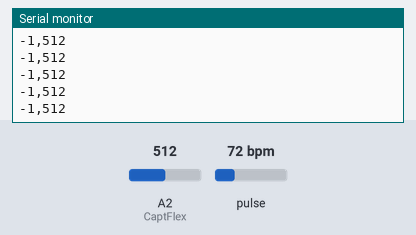
This program was run on a simulated Arduino Uno, built with avr-gcc and run on an emulated ATmega328P. Shown: the last lines printed to the serial monitor. Inputs (shaded band) come from the test bench; at power-on: pulse 72 bpm, A2 (CaptFlex) = 512.

Above: at 1.2 s.
1.3 s: pulse set to 70 bpm
2.8 s: A2 (CaptFlex) set to 716
At 2.86 s:
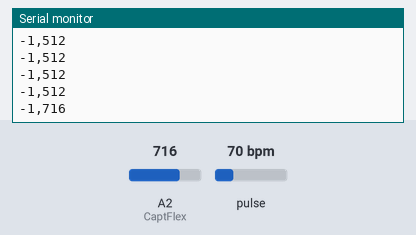
4.3 s: pulse set to 158 bpm
At 4.34 s:
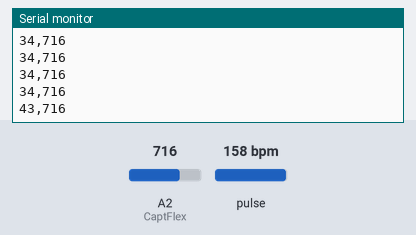
7.3 s: A2 (CaptFlex) set to 900
At 7.3 s:
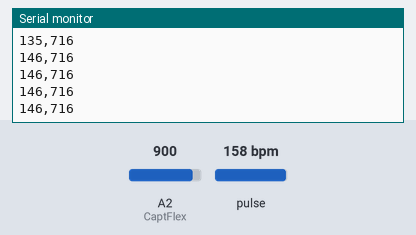
Timing chart, 0 to 9.8 s (numbered marks = the images above; inputs shaded):
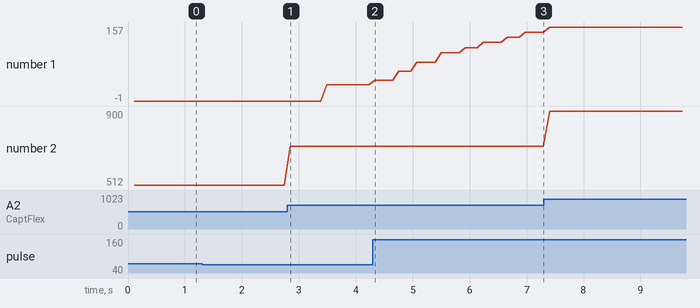

Measured:
- after the input at 2.8 s, the serial monitor: prints a new line after 0.05 s (image 1)
- plotted number 1: 34 → 146 after the input at 4.3 s
- plotted number 2: 512 → 716 after the input at 2.8 s, 716 → 900 after the input at 7.3 s

The program:

main.cpp
```cpp
#include <Arduino.h>
#include <Wire.h>
#include "MAX30105.h"

#include "heartRate.h"

MAX30105 particleSensor;

#define CaptFlex A2
#define TE 100

const byte RATE_SIZE = 8; //Increase this for more averaging. 4 is good.
byte rates[RATE_SIZE]; //Array of heart rates
byte rateSpot = 0;
long lastBeat = 0; //Time at which the last beat occurred

float beatsPerMinute;
int beatAvg;
bool heartSensorDetected = false;
bool fingerDetected = false;

unsigned long mem_time = 0L;

void setup() {
  // put your setup code here, to run once:
  Serial.begin(9600);
  if (!particleSensor.begin(Wire, I2C_SPEED_FAST)) //Use default I2C port, 400kHz speed
    {
    heartSensorDetected = false;
    }
  else
    {
    heartSensorDetected = true;
    particleSensor.setup(); //Configure sensor with default settings
    particleSensor.setPulseAmplitudeRed(0x0A); //Turn Red LED to low to indicate sensor is running
    particleSensor.setPulseAmplitudeGreen(0); //Turn off Green LED
    }
  mem_time = millis();
}

void loop() {
  // put your main code here, to run repeatedly:
  long irValue;
  if (heartSensorDetected) {
    irValue = particleSensor.getIR();

    if (checkForBeat(irValue) == true)
    {
      //We sensed a beat!
      long delta = millis() - lastBeat;
      lastBeat = millis();

      beatsPerMinute = 60 / (delta / 1000.0);

      if (beatsPerMinute < 255 && beatsPerMinute > 20)
      {
        rates[rateSpot++] = (byte)beatsPerMinute; //Store this reading in the array
        rateSpot %= RATE_SIZE; //Wrap variable

        //Take average of readings
        beatAvg = 0;
        for (byte x = 0 ; x < RATE_SIZE ; x++)
          beatAvg += rates[x];
        beatAvg /= RATE_SIZE;
      }
    }
  }

  if (irValue < 50000)
    fingerDetected = false;
  else
    fingerDetected = true;

  if (millis() - mem_time > TE) {
    mem_time = millis();
    int val_num = analogRead(CaptFlex);
    if(fingerDetected & (beatAvg > 30)  & (beatAvg < 220))
      Serial.print(beatAvg);
    else Serial.print("-1");
    Serial.print(",");
    Serial.println(val_num);

  }
}
```
